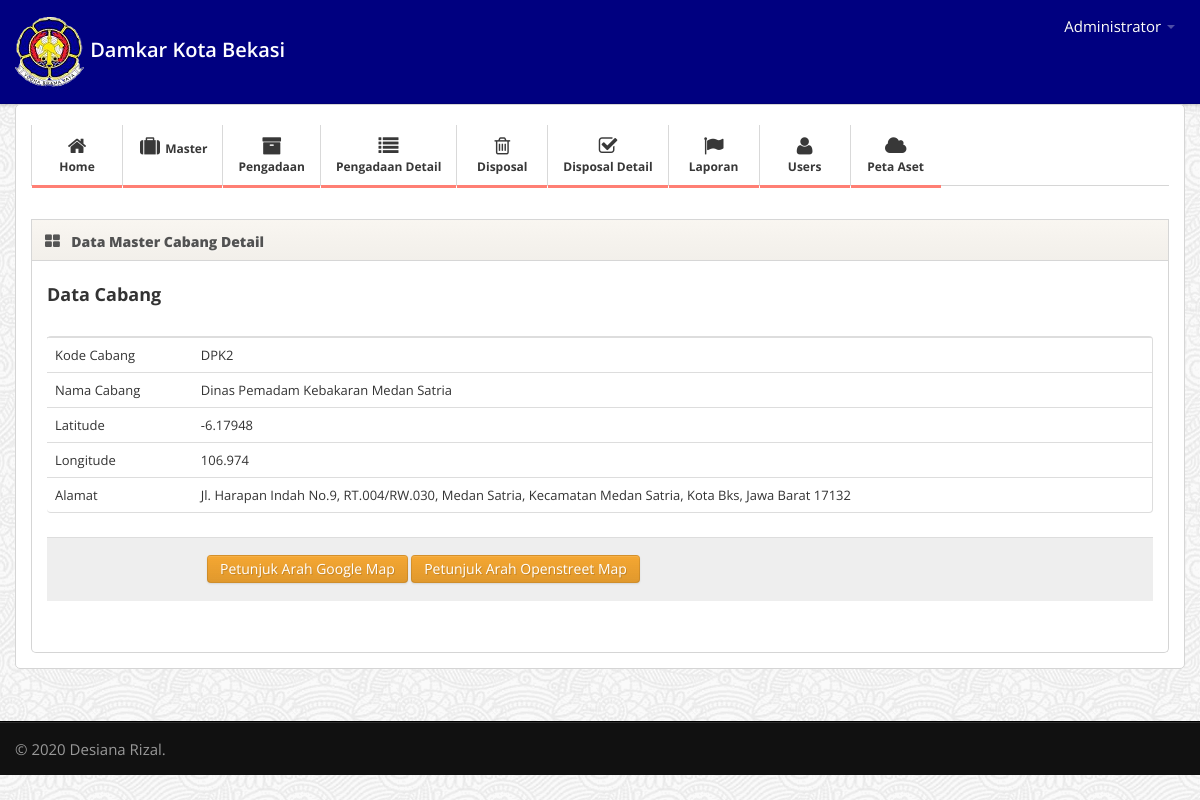
Screenshot of /admin@web/media.php?module=cabang&act=detail&id=2 (signed in) with the database file from the repository.
### tables this page shows
CREATE TABLE `cabang` (
  `id_cabang` int(11) NOT NULL,
  `kd_cabang` varchar(45) DEFAULT NULL,
  `nama_cabang` varchar(45) DEFAULT NULL,
  `latitude` float NOT NULL,
  `longitude` float NOT NULL,
  `alamat` text NOT NULL
);

### admin@web/modul/mod_cabang/cabang.php (the view, shortened to what this page needs)
<?php
$aksi="modul/mod_cabang/aksi_cabang.php";
if (!isset($_GET['act'])) {
	if ($_SESSION['leveluser']=='admin'){
      $tampil = mysqli_query($koneksi,"SELECT * FROM users ORDER BY username");
	echo "
	<div class='widget-content'>
			<h3 class='box-title'><input type=button class='btn btn-success' value='Add New' onclick=\"window.location.href='?module=cabang&act=tambah';\"></h3>";
		}
    else{
      $tampil=mysqli_query($koneksi,"SELECT * FROM users WHERE username='$_SESSION[namauser]'");
      echo"
	<div>";
}
echo"
	<div class='widget-header'>
		<i class='icon-th-large'></i>
		<h3>Data Master Cabang</h3>
	</div>
	<div class='widget-content'>
		<div class='table-responsive'>
    <table id='example1' class='table table-bordered'>
			<thead>
				<tr>
					<th>No</th>
					<th>Kode Cabang</th>
					<th>Nama Cabang</th>
					<th>Jarak</th>
					<th width='120'>Proses </th>
				</tr>
			</thead>
			<tbody>";
			$tampil = mysqli_query($koneksi, "SELECT * FROM cabang ORDER by id_cabang DESC");
			$no = 1;
			while($r=mysqli_fetch_array($tampil)){
					$currentLat = "-6.233390";
					$currentLon = "106.981041";
					$destLat = $r['latitude'];
					$destLon = $r['longitude'];
				echo "
				<tr>
				 <td>$no</td>
				 <td><a href='?module=cabang&act=detail&id=$r[id_cabang]'>$r[kd_cabang]</td>
				 <td>$r[nama_cabang]</td>
				 <td>".hitungJarak($currentLat,$currentLon, $destLat, $destLon)."</td>
					<td align='center'>
						<a href='?module=cabang&act=edit&id=$r[id_cabang]' class='btn btn-small btn-success'>Edit</a> &nbsp;
						<a href='$aksi?module=cabang&act=hapus&id=$r[id_cabang]' class='btn btn-danger btn-small'>Delete</a>
					</td>
				</tr>";
					$no++;
				}
			echo "
			</tbody>
			</table>
		</div>
	</div>";
}
else {
	switch($_GET['act']){
case "detail":
    $edit=mysqli_query($koneksi,"SELECT * FROM cabang WHERE id_cabang='$_GET[id]'");
    $r=mysqli_fetch_array($edit);
		echo "
		<div class='widget-header'>
			<i class='icon-th-large'></i>
			<h3>Data Master Cabang Detail</h3>
		</div>
		<div class='widget-content'>
			<h3>Data Cabang</h3>
			<br>
			<form  class='form-horizontal' method=POST action='$aksi?module=aset&act=update' enctype='multipart/form-data'>
			<table id='example1' class='table table-bordered table-hover'>
				<input type=hidden name='id'  value='$r[id_cabang]'>
		 <tr><td>Kode Cabang</td> <td> $r[kd_cabang]</td></tr>
         <tr><td>Nama Cabang</td> <td> $r[nama_cabang]</td></tr>
		 <tr><td>Latitude</td> <td> $r[latitude]</td></tr>
		 <tr><td>Longitude</td> <td> $r[longitude]</td></tr>
		 <tr><td>Alamat</td> <td> $r[alamat]</td></tr>
      </table>
			<fieldset>
				<div class='form-actions'>
					<input type='button' class='btn btn-warning' value='Petunjuk Arah Google Map' onclick=\"window.location.href='http://maps.google.co.id/?q=$r[latitude],$r[longitude]';\" target='_blank'>
					<input type='button' class='btn btn-warning' value='Petunjuk Arah Openstreet Map' onclick=\"window.location.href='https://www.openstreetmap.org/directions?engine=fossgis_osrm_car&route=-6.223747,107.009282;$r[latitude],$r[longitude]';\" target='_blank'>
				</div>
			</fieldset>
			</form>
		</div>";
	break;
	}
}
?>

### admin@web/css/style.css (style rules this page uses)
body { background: #f9f6f1; background-image: url('../img/body-bg.png'); font: 13px/1.7em 'Open Sans'; }
input, button, select, textarea { font-family: 'Open Sans'; }
.table td { vertical-align: middle; }
.widget-header { position: relative; height: 40px; line-height: 40px; background: #f9f6f1; background:-moz-linear-gradient(top, #f9f6f1 0%, #f2efea 100%); background:-webkit-gradient(linear, left top, left bottom, color-stop(0%,#f9f6f1), color-stop(100%,#f2efea)); background:-webkit-linear-gradient(top, #f9f6f1 0%,#f2efea 100%); background:-o-linear-gradient(top, #f9f6f1 0%,#f2efea 100%); background:-ms-linear-gradient(top, #f9f6f1 0%,#f2efea 100%); background:linear-gradient(top, #f9f6f1 0%,#f2efea 100%); filter: progid:DXImageTransform.Microsoft.gradient(startColorstr='#f9f6f1', endColorstr='#f2efea'); -ms-filter: "progid:DXImageTransform.Microsoft.gradient(startColorstr='#f9f6f1', endColorstr='#f2efea')"; border: 1px solid #d6d6d6; -webkit-background-clip: padding-box; }
.widget-header h3 { position: relative; top: 2px; left: 10px; display: inline-block; margin-right: 3em; font-size: 14px; font-weight: 800; color: #525252; line-height: 18px; text-shadow: 1px 1px 2px rgba(255,255,255,.5); }
.widget-header [class^="icon-"], .widget-header [class*=" icon-"] { display: inline-block; margin-left: 13px; margin-right: -2px; font-size: 16px; color: #555; vertical-align: middle; }
.widget-content { padding: 20px 15px 15px; background: #FFF; border: 1px solid #D5D5D5; -moz-border-radius: 5px; -webkit-border-radius: 5px; border-radius: 5px; }
.widget-header+.widget-content { border-top: none; -webkit-border-top-left-radius: 0; -webkit-border-top-right-radius: 0; -moz-border-radius-topleft: 0; -moz-border-radius-topright: 0; border-top-left-radius: 0; border-top-right-radius: 0; }
.widget-content:before, .widget-content:after { content:""; display:table; }
.widget-content:after { clear:both; }
.widget-content { zoom:1; }

### rows the page displays
cabang: kd_cabang "DPK2", nama_cabang "Dinas Pemadam Kebakaran Medan Satria", latitude "-6.17948", longitude "106.974", alamat "Jl. Harapan Indah No.9, RT.004/RW.030, Medan Satria, Kecamatan Medan Satria, Kota Bks, Jawa Barat 17132"

### other values shown
$_SESSION[namalengkap] "Administrator"
